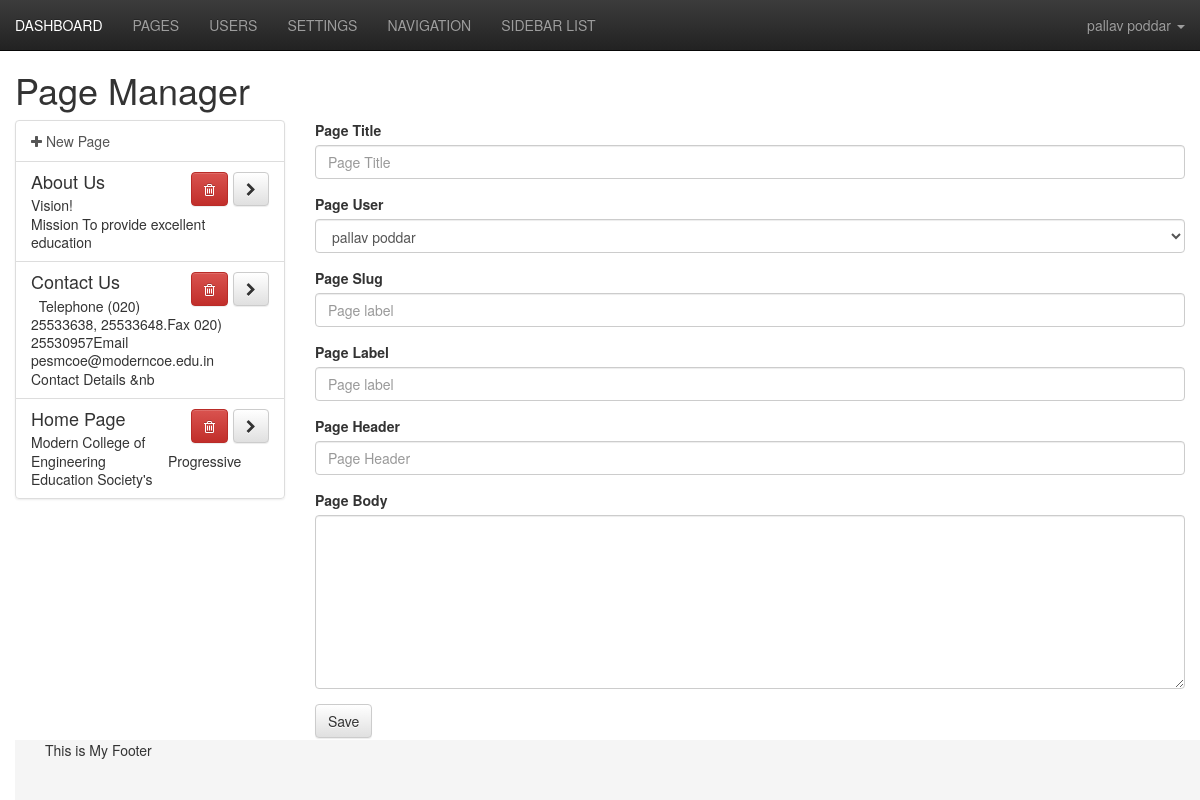
Screenshot of /admin/index.php?page=pages (signed in) with the database file from the repository.
### tables this page shows
CREATE TABLE IF NOT EXISTS `posts` (
  `ID` mediumint(9) NOT NULL AUTO_INCREMENT,
  `user` mediumint(9) NOT NULL,
  `type` mediumint(9) NOT NULL,
  `slug` varchar(300) NOT NULL,
  `title` varchar(200) NOT NULL,
  `header` varchar(300) NOT NULL,
  `body` longtext NOT NULL,
  `label` varchar(100) NOT NULL,
  PRIMARY KEY (`ID`),
  KEY `user` (`user`),
  KEY `type` (`type`)
);

### admin/index.php (called while the page is built)
<?php
include('template/header.php');
 include('views/'.$page.'.php');
 include('template/footer.php');
 ?>

### admin/functions/data.php (called while the page is built, shortened)
<?php
function data_user($dbc, $id){
    if(is_numeric($id)){
        $cond="Where id='$id'";
    }else{
        $cond="Where email='$id'";
    }
    $q="Select * from users $cond";
    $r=mysqli_query($dbc, $q);
    $data=mysqli_fetch_assoc($r);
    $data['fullname']=$data['first'].' '.$data['last'];
    $data['fullname_rev']=$data['last'].', '.$data['first'];
    return $data;
}
?>

### admin/config/setup.php (called while the page is built, shortened)
<?php
include('../config/connection.php');
include("functions/data.php");
$user= data_user($dbc,$_SESSION['username']);
?>

### admin/views/pages.php (the view, shortened to what this page needs)
<h1>Page Manager</h1>
<div class="row">
    <div class="col-md-3">
        <div class="list-group">
            <a class="list-group-item" href="?page=pages">
                <i class="fa fa-plus"></i> New Page
            </a>
        <?php
        $q="Select * from posts Where type=1 ORDER BY title ASC";
        $r=mysqli_query($dbc, $q);
        while($list=mysqli_fetch_assoc($r)){
            $blurb=substr(strip_tags($list['body']),0,120);
            ?>
        <div id="page_<?php echo $list['ID']; ?>" class="list-group-item  <?php  selected($list['ID'], $opened['ID'], ' active'); ?>" >
            <h4 class="list-group-item-heading"><?php echo $list['title'];?>
                <span class="pull-right">
                    <a href="#" id="del_<?php echo $list['ID']; ?>" class="btn btn-danger btn-delete"><i class="fa fa-trash-o"></i></a>
                    <a href="index.php?page=pages&id=<?php echo $list['ID']; ?>" class="btn btn-default"><i class="fa fa-chevron-right"></i></a>
                </span>
            </h4>
            <p class="list-group-item-text"><?php echo $blurb;?></p>
        </div>
                <?php }?>
        </div>
    </div>
    <div class="col-md-9">
        <form action="index.php?page=pages&id=<?php echo $opened['ID']; ?>" method="post" role="form">
            <div class="form-group">
            <label for="title">Page Title</label>
            <input type="text" name="title" class="form-control" value="<?php echo $opened['title']; ?>" id="title" placeholder="Page Title">
            </div>
            <div class="form-group">
            <label for="user">Page User</label>
            <select name="user" class="form-control" id="user">
                <?php
                $q="Select id from users ORDER BY first ASC";
                $r=mysqli_query($dbc, $q);
                while($user_list=mysqli_fetch_assoc($r)){
                    $user_data=data_user($dbc,$user_list['id']);
                ?>
                            <option value="<?php  echo $user_data['id'];  ?>"
                            <?php
                            if(isset($_GET['id'])){
                                selected($user_data['id'], $opened['user'], 'selected');
                            }else{
                                selected($user_data['id'], $user['id'], 'selected');
                            }
                            ?>><?php  echo $user_data['fullname'];  ?></option>
                <?php } ?>
            </select>
            </div>
            <div class="form-group">
            <label for="slug">Page Slug</label>
            <input type="text" name="slug" class="form-control" value="<?php echo $opened['slug']; ?>" id="slug" placeholder="Page label">
            </div>
            <div class="form-group">
            <label for="label">Page Label</label>
            <input type="text" name="label" class="form-control" value="<?php echo $opened['label']; ?>" id="label" placeholder="Page label">
            </div>
            <div class="form-group">
            <label for="header">Page Header</label>
            <input type="text" name="header" value="<?php echo $opened['header']; ?>" class="form-control" id="header" placeholder="Page Header">
            </div>
            <div class="form-group">
            <label for="body">Page Body</label>
            <textarea name="body" class="form-control editor" id="body"  rows="8" placeholder="Page Body">
                <?php echo $opened['body']; ?>
            </textarea>
            </div>
            <button type="submit" class="btn btn-default">Save</button>
        </form>
    </div>
</div>

### admin/config/css.php (style rules this page uses)
html { position: relative; min-height: 100%; }
body { margin-bottom: 60px; padding-top: 50px; }

### rows the page displays
posts: title "About Us", body "Vision! Mission To provide excellent education"
posts: title "Contact Us", body "Telephone (020) 25533638, 25533648.Fax 020) 25530957Email pesmcoe@moderncoe.edu.in Contact Details &nb"
posts: title "Home Page", body "Modern College of Engineering Progressive Education Society's"

### other values shown
$user['fullname'] "pallav poddar"
form field user "pallav poddar"
